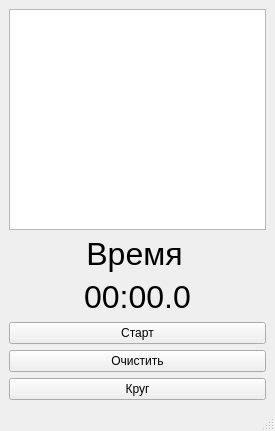
<?xml version="1.0" encoding="UTF-8"?>
<ui version="4.0">
 <class>MainWindow</class>
 <widget class="QMainWindow" name="MainWindow">
  <property name="geometry">
   <rect>
    <x>0</x>
    <y>0</y>
    <width>275</width>
    <height>431</height>
   </rect>
  </property>
  <property name="windowTitle">
   <string>MainWindow</string>
  </property>
  <widget class="QWidget" name="centralwidget">
   <layout class="QVBoxLayout" name="verticalLayout">
    <item>
     <widget class="QTextBrowser" name="m_lapsList"/>
    </item>
    <item>
     <widget class="QLabel" name="m_timeText">
      <property name="maximumSize">
       <size>
        <width>251</width>
        <height>71</height>
       </size>
      </property>
      <property name="layoutDirection">
       <enum>Qt::LeftToRight</enum>
      </property>
      <property name="text">
       <string>&lt;html&gt;&lt;head/&gt;&lt;body&gt;&lt;p&gt;&lt;span style=&quot; font-size:24pt;&quot;&gt;Время&lt;/span&gt;&lt;/p&gt;&lt;/body&gt;&lt;/html&gt;</string>
      </property>
      <property name="textFormat">
       <enum>Qt::AutoText</enum>
      </property>
      <property name="alignment">
       <set>Qt::AlignCenter</set>
      </property>
      <property name="wordWrap">
       <bool>false</bool>
      </property>
      <property name="margin">
       <number>0</number>
      </property>
      <property name="indent">
       <number>-1</number>
      </property>
     </widget>
    </item>
    <item>
     <widget class="QLabel" name="m_timeLabel">
      <property name="text">
       <string>&lt;html&gt;&lt;head/&gt;&lt;body&gt;&lt;p&gt;&lt;span style=&quot; font-size:24pt;&quot;&gt;00:00.0&lt;/span&gt;&lt;/p&gt;&lt;/body&gt;&lt;/html&gt;</string>
      </property>
      <property name="alignment">
       <set>Qt::AlignCenter</set>
      </property>
     </widget>
    </item>
    <item>
     <widget class="QPushButton" name="m_startStopButton">
      <property name="text">
       <string>Старт</string>
      </property>
     </widget>
    </item>
    <item>
     <widget class="QPushButton" name="m_clearButton">
      <property name="text">
       <string>Очистить</string>
      </property>
     </widget>
    </item>
    <item>
     <widget class="QPushButton" name="m_lapButton">
      <property name="text">
       <string>Круг</string>
      </property>
     </widget>
    </item>
   </layout>
  </widget>
  <widget class="QMenuBar" name="menubar">
   <property name="geometry">
    <rect>
     <x>0</x>
     <y>0</y>
     <width>275</width>
     <height>26</height>
    </rect>
   </property>
  </widget>
  <widget class="QStatusBar" name="statusbar"/>
 </widget>
 <resources/>
 <connections/>
</ui>
